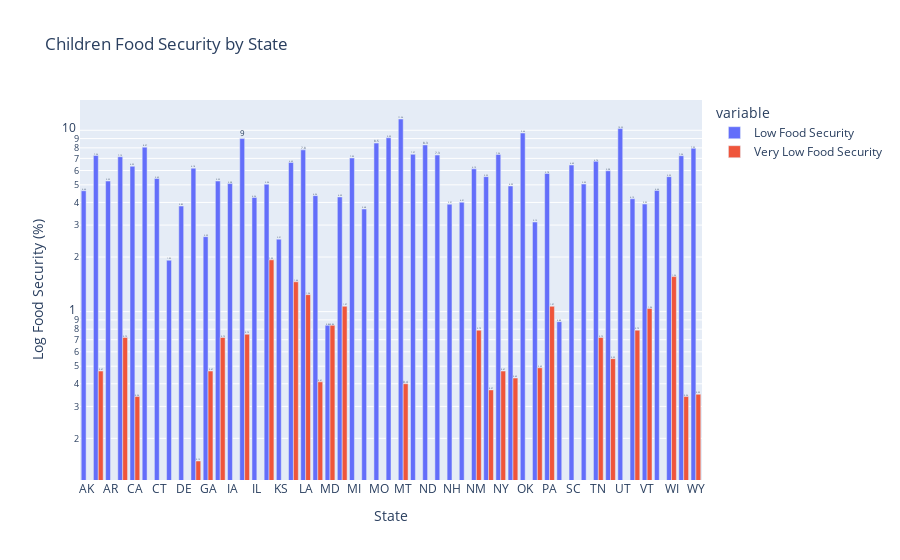

Write notebook code for a chart like this one.
### Code cell
df2 = df1.groupby(['State', 'Children Food Security'])['Food Security'].count().rename("children_state_food_security_rate").groupby(level = 0).transform(lambda x: round(100 * x/x.sum(), 2))
df3 = df2.unstack()
labels={'value':'Log Food Security (%)', 'children_state_food_security_rate':'Log Children Food Security (%)'}
fig = px.bar(df3.reset_index(), x='State', y=['Low Food Security', 'Very Low Food Security'], labels=labels, barmode='group', title='Children Food Security by State', orientation='v', log_y=True, text_auto=True)
fig.update_traces(textfont_size=12, textangle=0, textposition="outside", cliponaxis=False)
fig.show()

### Figure 1 — Plotly figure (JSON) as saved in the notebook; plotly's stock layout.template omitted (floating-point values rounded to 4 significant figures)
{"data": [{"alignmentgroup": "True", "cliponaxis": false, "hovertemplate": "variable=Low Food Security<br>State=%{x}<br>Log Food Security (%)=%{y}<extra></extra>", "legendgroup": "Low Food Security", "marker": {"color": "#636efa", "pattern": {"shape": ""}}, "name": "Low Food Security", "offsetgroup": "Low Food Security", "orientation": "v", "showlegend": true, "textangle": 0, "textfont": {"size": 12}, "textposition": "outside", "texttemplate": "%{y}", "type": "bar", "x": ["AK", "AL", "AR", "AZ", "CA", "CO", "CT", "DC", "DE", "FL", "GA", "HI", "IA", "ID", "IL", "IN", "KS", "KY", "LA", "MA", "MD", "ME", "MI", "MN", "MO", "MS", "MT", "NC", "ND", "NE", "NH", "NJ", "NM", "NV", "NY", "OH", "OK", "OR", "PA", "RI", "SC", "SD", "TN", "TX", "UT", "VA", "VT", "WA", "WI", "WV", "WY"], "xaxis": "x", "y": [4.64, 7.26, 5.25, 7.15, 6.33, 8.07, 5.42, 1.92, 3.82, 6.18, 2.59, 5.25, 5.08, 9, 4.26, 5.04, 2.51, 6.65, 7.8, 4.36, 0.84, 4.29, 7.03, 3.68, 8.5, 9.09, 11.54, 7.37, 8.3, 7.3, 3.91, 4.01, 6.13, 5.55, 7.36, 4.93, 9.66, 3.12, 5.78, 0.88, 6.43, 5.05, 6.74, 5.98, 10.22, 4.19, 3.92, 4.66, 5.55, 7.24, 7.95], "yaxis": "y"}, {"alignmentgroup": "True", "cliponaxis": false, "hovertemplate": "variable=Very Low Food Security<br>State=%{x}<br>Log Food Security (%)=%{y}<extra></extra>", "legendgroup": "Very Low Food Security", "marker": {"color": "#EF553B", "pattern": {"shape": ""}}, "name": "Very Low Food Security", "offsetgroup": "Very Low Food Security", "orientation": "v", "showlegend": true, "textangle": 0, "textfont": {"size": 12}, "textposition": "outside", "texttemplate": "%{y}", "type": "bar", "x": ["AK", "AL", "AR", "AZ", "CA", "CO", "CT", "DC", "DE", "FL", "GA", "HI", "IA", "ID", "IL", "IN", "KS", "KY", "LA", "MA", "MD", "ME", "MI", "MN", "MO", "MS", "MT", "NC", "ND", "NE", "NH", "NJ", "NM", "NV", "NY", "OH", "OK", "OR", "PA", "RI", "SC", "SD", "TN", "TX", "UT", "VA", "VT", "WA", "WI", "WV", "WY"], "xaxis": "x", "y": [null, 0.47, null, 0.72, 0.34, null, null, null, null, 0.15, 0.47, 0.72, null, 0.75, null, 1.93, null, 1.46, 1.24, 0.41, 0.84, 1.07, null, null, null, null, 0.4, null, null, null, null, null, 0.79, 0.37, 0.47, 0.43, null, 0.49, 1.07, null, null, null, 0.72, 0.55, null, 0.79, 1.04, null, 1.56, 0.34, 0.35], "yaxis": "y"}], "layout": {"barmode": "group", "legend": {"title": {"text": "variable"}, "tracegroupgap": 0}, "title": {"text": "Children Food Security by State"}, "xaxis": {"anchor": "y", "domain": [0, 1], "title": {"text": "State"}}, "yaxis": {"anchor": "x", "domain": [0, 1], "title": {"text": "Log Food Security (%)"}, "type": "log"}}}
